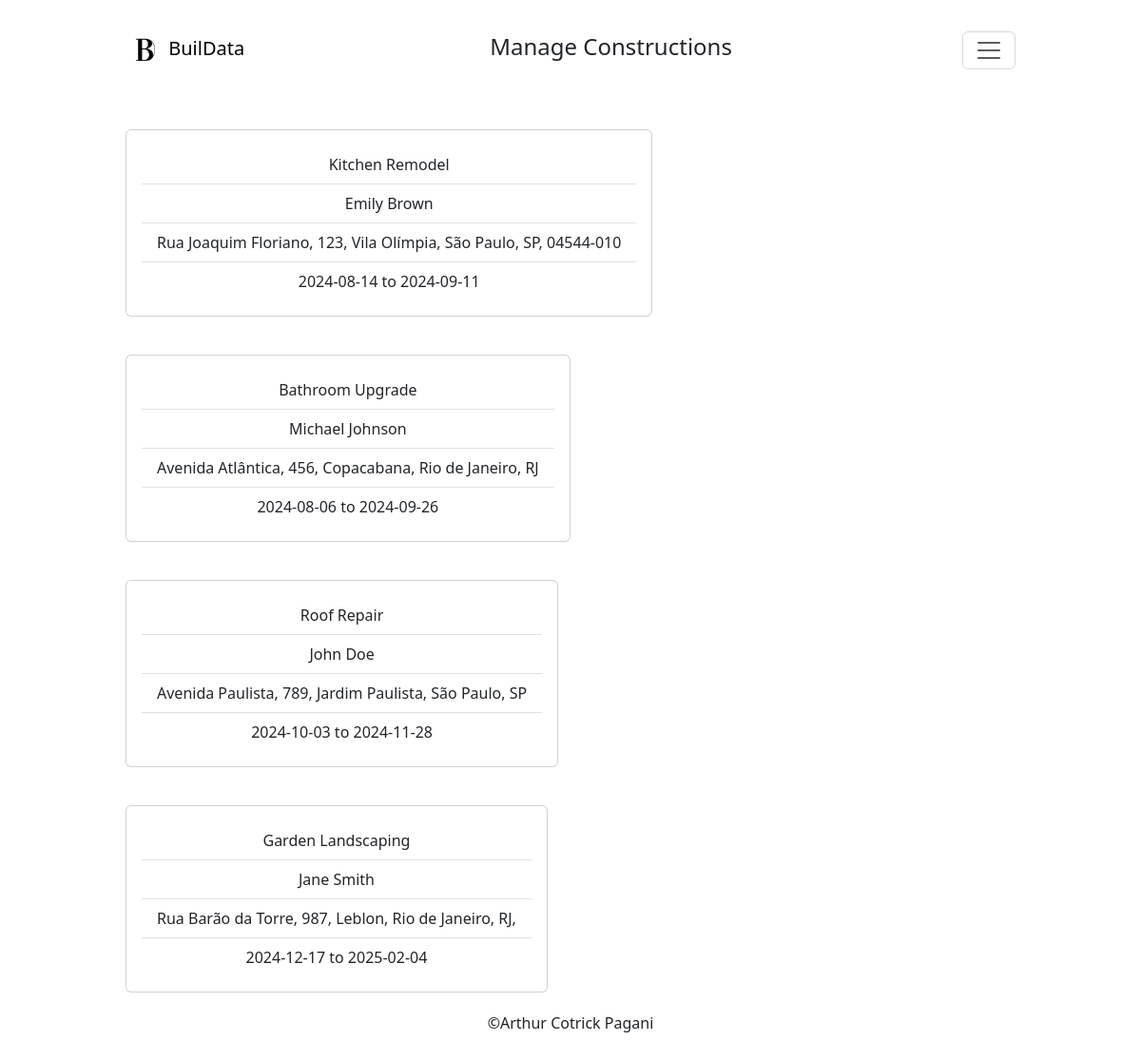
/mng_constr (signed in), run on an earlier commit of the app's database.
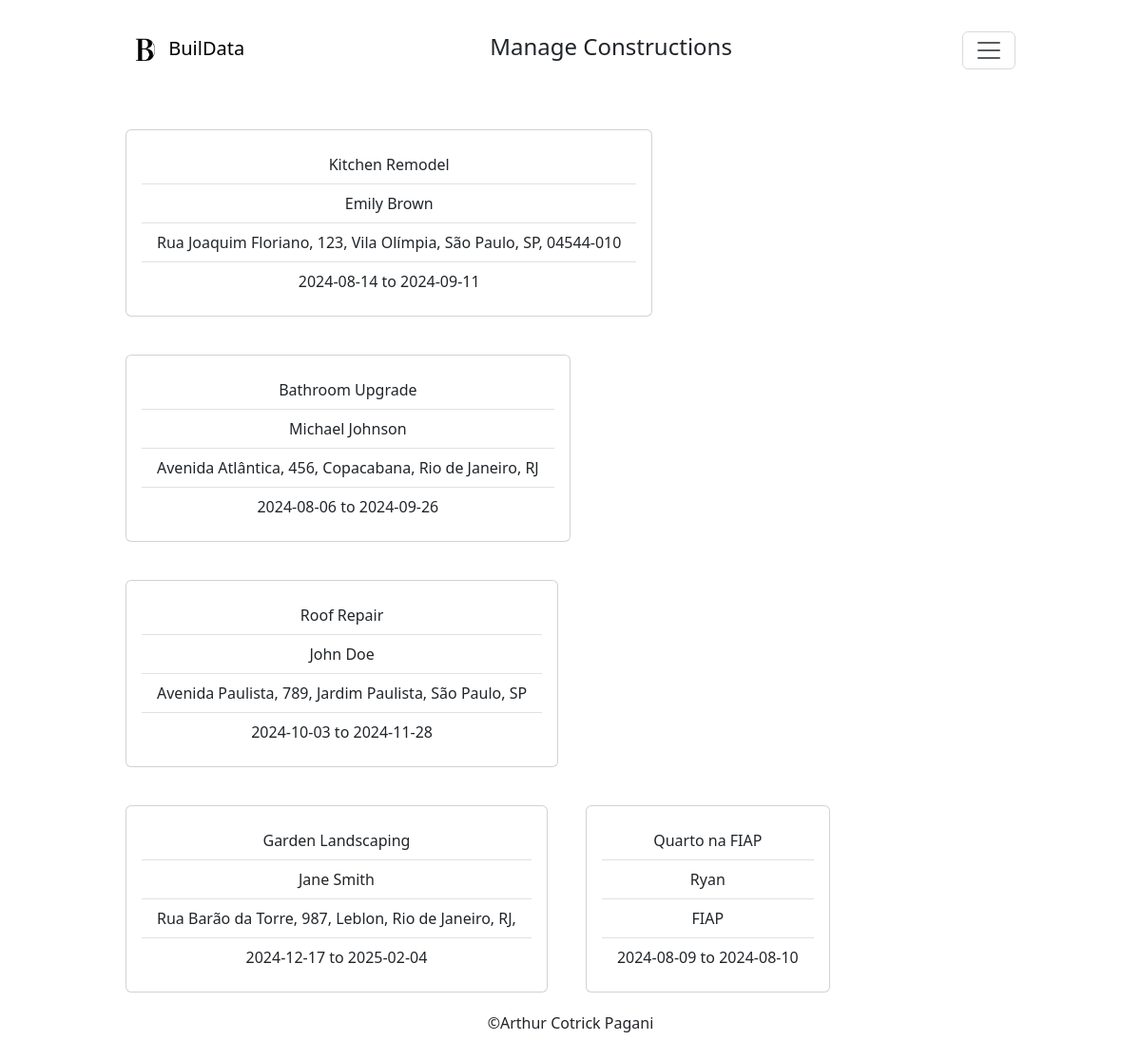
And on a later commit of the database.
### tables this page shows
CREATE TABLE constructions (
id INTEGER PRIMARY KEY,
user_id INTEGER,
construction_name TEXT,
client TEXT,
address TEXT,
start_date TEXT,
end_date TEXT,
FOREIGN KEY (user_id) REFERENCES users(id)
);

### app.py (the view)
@app.route("/mng_constr")
@login_required
def mng_constr():
    constructions = db.execute("SELECT * FROM constructions WHERE user_id=?", session["user_id"])
    return render_template("mng_constr.html", constructions=constructions)

### app.py (called while the page is built)
def login_required(f):
    @wraps(f)
    def decorated_function(*args, **kwargs):
        if session.get("user_id") is None:
            return redirect("/login")
        return f(*args, **kwargs)
    return decorated_function

@app.after_request
def after_request(response):
    response.headers["Cache-Control"] = "no-cache, no-store, must-revalidate"
    response.headers["Expires"] = 0
    response.headers["Pragma"] = "no-cache"
    return response

### templates/mng_constr.html (shortened to what this page needs)
{% extends "layout.html" %}
{% block nav %}
    Manage Constructions
{% endblock %}
{% block body %}
    {% if constructions %}
        <div class="container__cards">
            {% for data_constr in constructions %}
                    <a class="card" href="/constr_info?id={{ data_constr.id }}">
                        <div class="card-body">
                            <ul class="list-group list-group-flush">
                                <li class="list-group-item">{{ data_constr.construction_name }}</li>
                                <li class="list-group-item">{{ data_constr.client }}</li>
                                <li class="list-group-item">{{ data_constr.address }}</li>
                                <li class="list-group-item">{{ data_constr.start_date }} to {{ data_constr.end_date }}</li>
                            </ul>
                        </div>
                    </a>
            {% endfor %}
        </div>
    {% endif %}
{% endblock %}

What changed in the data, as far as the page shows it:
added constructions: construction_name "Quarto na FIAP", client "Ryan", address "FIAP", start_date "2024-08-09", end_date "2024-08-10"
